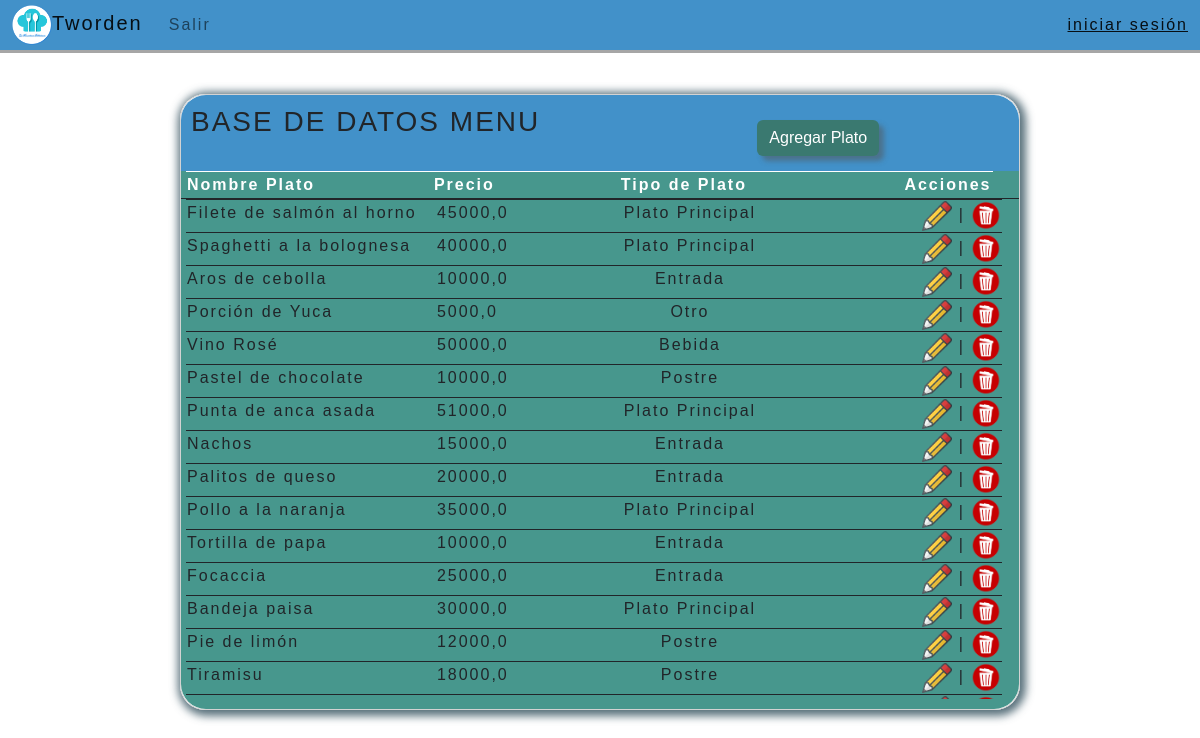
Page /menu.html on the earlier database version.
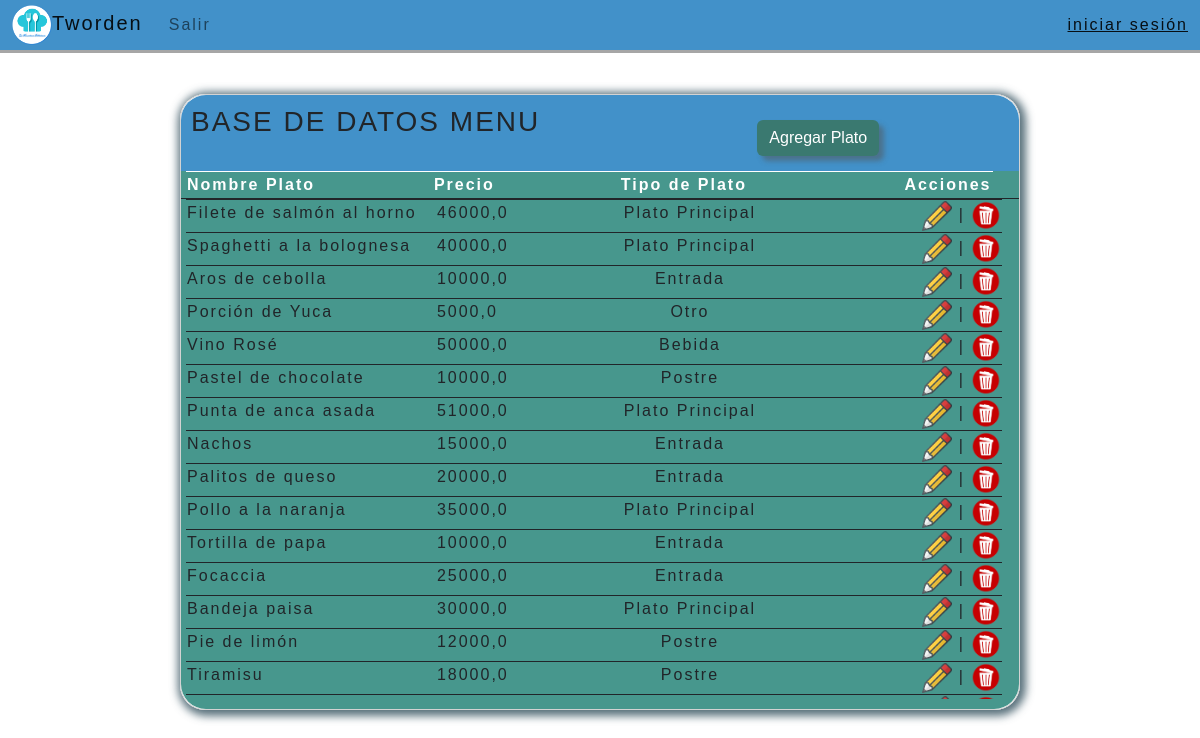
Same page on the later database version.
### paginas/models.py (models this page shows, shortened)
class Menu(models.Model):
    id = models.AutoField(primary_key=True)
    nombre_plato= models.CharField(max_length=155, blank=False, null=False)
    precio= models.FloatField(null=False, blank=False)
    descripcion= models.TextField(max_length=255, blank=True, null=True)
    tipo_plato= models.CharField (
        max_length=50,
        choices=[('Entrada', 'Entrada'), ('Plato Principal', 'Plato Principal'), ('Postre', 'Postre'), ('Bebida', 'Bebida'), ('Otro', 'Otro')]
    )

### paginas/views.py (the view)
# urls.py: path('menu.html', views.menu, name='menu'),
def menu(request):
    platos = Menu.objects.all()
    context = {'platos': platos}
    return render(request,'menu.html', context)

### paginas/templates/menu.html (shortened to what this page needs)
{% extends "base.html" %}
{% block contenido %}
{% load static %}
<br><br><br><br><br><br>
<div class="tarjeta1">
    <div class="titulo table-title">
        <div  class="row">
            <div class="col-sm-8">
                <h3> BASE DE DATOS MENU </h3>
            </div>
            <div class="col-sm-4">
                <a href="crear-plato.html">
                    <button type="submit" class="btn btn-primary">Agregar Plato</button>
                </a>
            </div>
        </div>
    </div>
    <table class="table1 table-borderless">
        <thead class="thead1">
        <tr class="tr1">
            <th class="th1 table-dark" >Nombre Plato</th>
            <th class="th2 table-dark" >Precio</th>
            <th class="th3 table-dark" >Tipo de Plato</th>
            <th class="th4 table-dark" >Acciones</th>
        </tr>
        </thead>
        <tbody  class="tbody1">
            {%for plato in platos%}
            <tr class="tr1">
                <td class="td1" title="{{ plato.descripcion }}">{{plato.nombre_plato}}</td>
                <td class="td2" >{{plato.precio}}</td>
                <td class="td3" >{{plato.tipo_plato}}</td>
                <td class="td4" >
                    <a href="{% url 'editar' plato.id %}"> <img src={% static 'img/icono_lapiz.png' %} width="30" height="30" alt="Editar"></a>
                    |
                    <a href="{% url 'eliminar' plato.id %}"><img src={% static 'img/icono_borrar.png' %} width="30" height="30" alt="Editar"></a>
                </td>
            </tr>
            {%endfor%}
        </tbody>
    </table>
</div>
{% endblock %}

Differences in the rows shown:
changed Menu "Filete de salmón al horno": precio "45000,0" → "46000,0"
